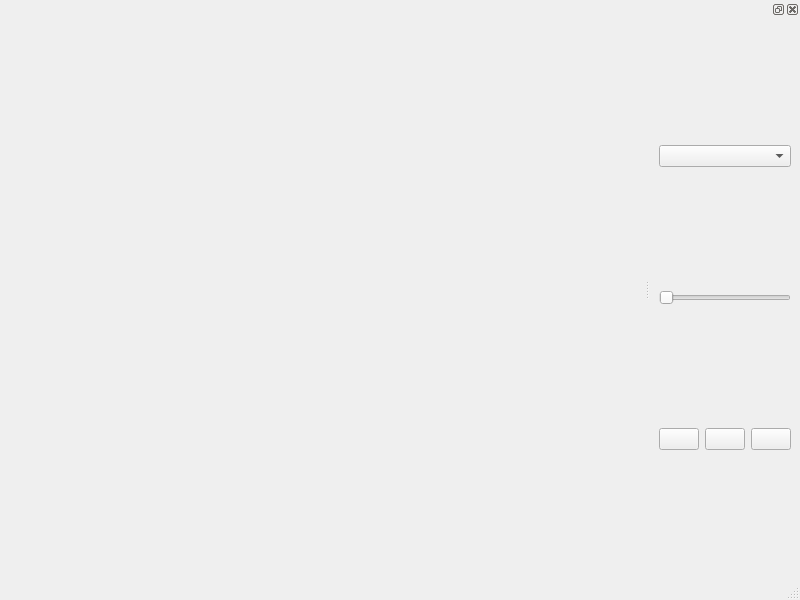
<?xml version="1.0" encoding="UTF-8"?>
<ui version="4.0">
 <class>MainWindow</class>
 <widget class="QMainWindow" name="MainWindow">
  <property name="geometry">
   <rect>
    <x>0</x>
    <y>0</y>
    <width>800</width>
    <height>600</height>
   </rect>
  </property>
  <property name="windowTitle">
   <string>MainWindow</string>
  </property>
  <property name="autoFillBackground">
   <bool>true</bool>
  </property>
  <widget class="QWidget" name="centralwidget"/>
  <widget class="QMenuBar" name="menubar">
   <property name="geometry">
    <rect>
     <x>0</x>
     <y>0</y>
     <width>800</width>
     <height>25</height>
    </rect>
   </property>
  </widget>
  <widget class="QStatusBar" name="statusbar"/>
  <widget class="QDockWidget" name="dockWidget">
   <property name="maximumSize">
    <size>
     <width>286</width>
     <height>524287</height>
    </size>
   </property>
   <property name="cursor">
    <cursorShape>PointingHandCursor</cursorShape>
   </property>
   <property name="autoFillBackground">
    <bool>false</bool>
   </property>
   <property name="floating">
    <bool>true</bool>
   </property>
   <attribute name="dockWidgetArea">
    <number>2</number>
   </attribute>
   <widget class="QWidget" name="dockWidgetContents">
    <layout class="QVBoxLayout" name="verticalLayout">
     <item>
      <widget class="QComboBox" name="comboShape"/>
     </item>
     <item>
      <widget class="QSlider" name="sliderWidth">
       <property name="orientation">
        <enum>Qt::Horizontal</enum>
       </property>
      </widget>
     </item>
     <item>
      <layout class="QHBoxLayout" name="horizontalLayout">
       <property name="sizeConstraint">
        <enum>QLayout::SetMinimumSize</enum>
       </property>
       <item>
        <widget class="QPushButton" name="btnSolid"/>
       </item>
       <item>
        <widget class="QPushButton" name="btnDot"/>
       </item>
       <item>
        <widget class="QPushButton" name="btnDash"/>
       </item>
      </layout>
     </item>
    </layout>
   </widget>
  </widget>
 </widget>
 <resources/>
 <connections/>
</ui>
